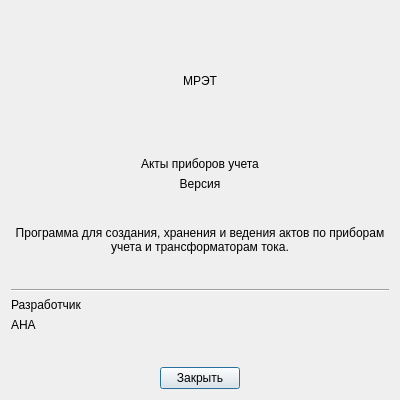
<?xml version="1.0" encoding="UTF-8"?>
<ui version="4.0">
 <class>AboutDialog</class>
 <widget class="QDialog" name="AboutDialog">
  <property name="geometry">
   <rect>
    <x>0</x>
    <y>0</y>
    <width>400</width>
    <height>400</height>
   </rect>
  </property>
  <property name="minimumSize">
   <size>
    <width>400</width>
    <height>400</height>
   </size>
  </property>
  <property name="maximumSize">
   <size>
    <width>400</width>
    <height>400</height>
   </size>
  </property>
  <property name="windowTitle">
   <string>О программе</string>
  </property>
  <layout class="QVBoxLayout" name="verticalLayout">
   <item>
    <layout class="QHBoxLayout" name="logoLayout">
     <property name="leftMargin">
      <number>0</number>
     </property>
     <property name="bottomMargin">
      <number>0</number>
     </property>
     <item>
      <spacer name="horizontalSpacer_3">
       <property name="orientation">
        <enum>Qt::Orientation::Horizontal</enum>
       </property>
       <property name="sizeHint" stdset="0">
        <size>
         <width>40</width>
         <height>20</height>
        </size>
       </property>
      </spacer>
     </item>
     <item>
      <widget class="QLabel" name="logoLabel">
       <property name="minimumSize">
        <size>
         <width>140</width>
         <height>140</height>
        </size>
       </property>
       <property name="maximumSize">
        <size>
         <width>140</width>
         <height>140</height>
        </size>
       </property>
       <property name="text">
        <string>МРЭТ</string>
       </property>
       <property name="alignment">
        <set>Qt::AlignmentFlag::AlignCenter</set>
       </property>
      </widget>
     </item>
     <item>
      <spacer name="horizontalSpacer_4">
       <property name="orientation">
        <enum>Qt::Orientation::Horizontal</enum>
       </property>
       <property name="sizeHint" stdset="0">
        <size>
         <width>40</width>
         <height>20</height>
        </size>
       </property>
      </spacer>
     </item>
    </layout>
   </item>
   <item>
    <widget class="QLabel" name="appSubtitleLabel">
     <property name="text">
      <string>Акты приборов учета</string>
     </property>
     <property name="alignment">
      <set>Qt::AlignmentFlag::AlignCenter</set>
     </property>
    </widget>
   </item>
   <item>
    <widget class="QLabel" name="versionLabel">
     <property name="text">
      <string>Версия</string>
     </property>
     <property name="alignment">
      <set>Qt::AlignmentFlag::AlignCenter</set>
     </property>
    </widget>
   </item>
   <item>
    <spacer name="verticalSpacer">
     <property name="orientation">
      <enum>Qt::Orientation::Vertical</enum>
     </property>
     <property name="sizeHint" stdset="0">
      <size>
       <width>20</width>
       <height>57</height>
      </size>
     </property>
    </spacer>
   </item>
   <item>
    <widget class="QLabel" name="descriptionLabel">
     <property name="text">
      <string>Программа для создания, хранения и ведения актов по приборам учета и трансформаторам тока.</string>
     </property>
     <property name="alignment">
      <set>Qt::AlignmentFlag::AlignCenter</set>
     </property>
     <property name="wordWrap">
      <bool>true</bool>
     </property>
    </widget>
   </item>
   <item>
    <spacer name="verticalSpacer_2">
     <property name="orientation">
      <enum>Qt::Orientation::Vertical</enum>
     </property>
     <property name="sizeHint" stdset="0">
      <size>
       <width>20</width>
       <height>58</height>
      </size>
     </property>
    </spacer>
   </item>
   <item>
    <widget class="Line" name="line">
     <property name="orientation">
      <enum>Qt::Orientation::Horizontal</enum>
     </property>
    </widget>
   </item>
   <item>
    <widget class="QLabel" name="developerTitleLabel">
     <property name="text">
      <string>Разработчик</string>
     </property>
    </widget>
   </item>
   <item>
    <widget class="QLabel" name="developerNameLabel">
     <property name="text">
      <string>АНА</string>
     </property>
    </widget>
   </item>
   <item>
    <spacer name="verticalSpacer_3">
     <property name="orientation">
      <enum>Qt::Orientation::Vertical</enum>
     </property>
     <property name="sizeHint" stdset="0">
      <size>
       <width>20</width>
       <height>57</height>
      </size>
     </property>
    </spacer>
   </item>
   <item>
    <layout class="QHBoxLayout" name="buttonLayout">
     <item>
      <spacer name="horizontalSpacer">
       <property name="orientation">
        <enum>Qt::Orientation::Horizontal</enum>
       </property>
       <property name="sizeHint" stdset="0">
        <size>
         <width>40</width>
         <height>20</height>
        </size>
       </property>
      </spacer>
     </item>
     <item>
      <widget class="QPushButton" name="closeButton">
       <property name="text">
        <string>Закрыть</string>
       </property>
      </widget>
     </item>
     <item>
      <spacer name="horizontalSpacer_2">
       <property name="orientation">
        <enum>Qt::Orientation::Horizontal</enum>
       </property>
       <property name="sizeHint" stdset="0">
        <size>
         <width>40</width>
         <height>20</height>
        </size>
       </property>
      </spacer>
     </item>
    </layout>
   </item>
  </layout>
 </widget>
 <resources/>
 <connections/>
</ui>
